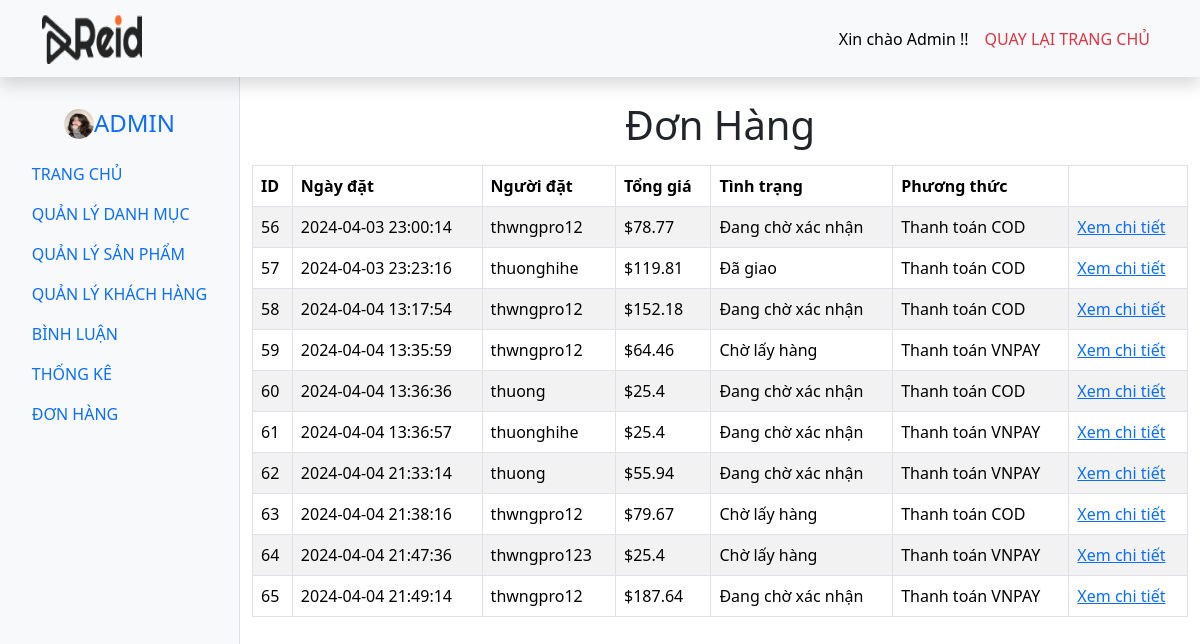
The page /admin/index.php?act=listdh on the database as committed earlier.
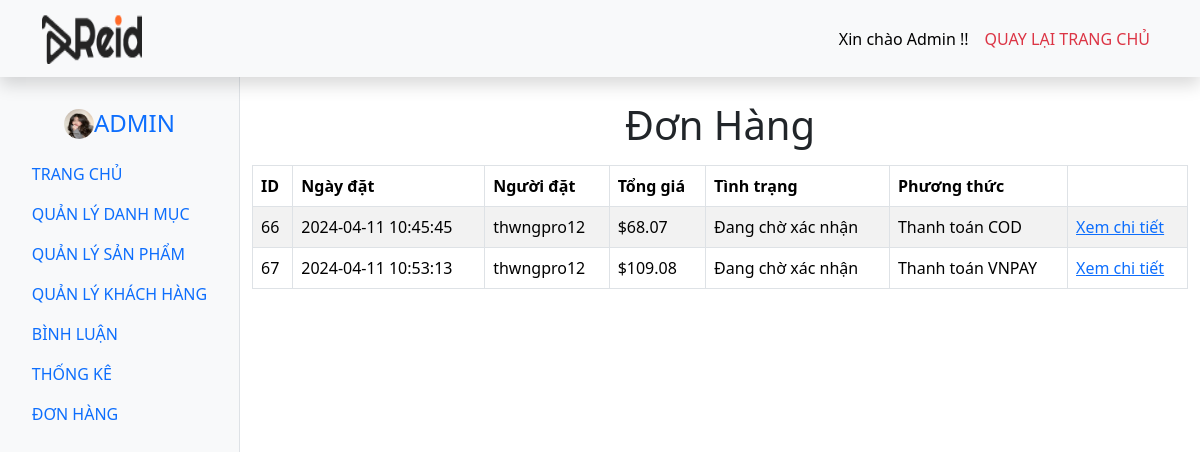
The same page on the database as committed later.
### tables this page shows
CREATE TABLE `orders` (
  `id` int(11) NOT NULL,
  `user_id` int(11) NOT NULL,
  `user_name` varchar(250) NOT NULL,
  `user_email` varchar(250) NOT NULL,
  `user_phone` varchar(250) NOT NULL,
  `user_address` varchar(250) NOT NULL,
  `total_bill` float NOT NULL,
  `status_delivery` int(11) NOT NULL COMMENT 'Trang thái vận chuyển đơn hàng: \r\nDưới đây đang lấy theo trạng thái của shopee.\r\n0: chờ xác nhận\r\n1: chờ lấy hàng\r\n2: chờ giao hàng\r\n3: đã giao\r\n-1: đã hủy\r\n',
  `status_payment` int(11) NOT NULL COMMENT 'Trạng thái thanh toán:\r\n0: chưa thanh toán\r\n1: đã thanh toán\r\n-1: đơn hàng đã hủy',
  `created_at` datetime NOT NULL DEFAULT current_timestamp() COMMENT 'ngày tạo đơn hàng',
  `updated_at` datetime NOT NULL DEFAULT current_timestamp() COMMENT 'ngày cập nhật cuối cùng'
);

### model/pdo.php (called while the page is built, shortened)
<?php
function pdo_get_connection()
{
    $servername = "mysql:host=localhost;dbname=duan1;charset=utf8";
    $username = "root";
    $password = "";
    $conn = new PDO($servername, $username, $password);
    $conn->setAttribute(PDO::ATTR_ERRMODE, PDO::ERRMODE_EXCEPTION);
    return $conn;
}
function pdo_query($sql)
{
    $sql_args = array_slice(func_get_args(), 1);
    try {
        $conn = pdo_get_connection();
        $stmt = $conn->prepare($sql);
        $stmt->execute($sql_args);
        $rows = $stmt->fetchAll();
        return $rows;
    } catch (PDOException $e) {
        throw $e;
    } finally {
        unset($conn);
    }
}

### model/cart.php (called while the page is built, shortened)
<?php
    function showAll2(){
        $sql = "SELECT `id`, `user_id`, `user_name`, `user_email`, `user_phone`, `user_address`, `total_bill`, `status_delivery`, `status_payment`, `created_at`, `updated_at` FROM `orders` WHERE 1"  ;
        $list = pdo_query($sql);
        return $list;
    }
?>

### admin/donhang/list.php (the view, shortened to what this page needs)
<div class="container pt-4" style="width: 80%">
        <h1 class="d-flex justify-content-center ">Đơn Hàng</h1>
        <table class="table table-hover table-bordered  mt-3 table-striped container ">
          <thead>
            <tr>
              <th>ID</th>
              <th >Ngày đặt</th>
              <th>Người đặt</th>
              <th>Tổng giá</th>
              <th>Tình trạng</th>
              <th>Phương thức</th>
              <th></th>
            </tr>
          </thead>
          <tbody>
            <?php
            foreach($listdh as $item){
              extract($item);
            ?>
               <tr>
                <td><?=$id?></td>
                <td><?=$created_at?></td>
                <td><?=$user_name?></td>
                <td>$<?=$total_bill?></td>
                <td>
                    <?php if($status_delivery==0){
                        echo"Đang chờ xác nhận";
                        }else if($status_delivery==1){
                        echo "Chờ lấy hàng";
                        }else if($status_delivery==2){
                        echo "Chờ giao hàng";
                        }else if($status_delivery==3){
                        echo "Đã giao";
                        }else if($status_delivery==-1){
                        echo "Đã huỷ";
                    }?>
                </td>
                <td><?php if($status_payment==0){
                            echo"Thanh toán COD";
                            }else if($status_payment==1){
                            echo "Thanh toán VNPAY";
                        }?>
                </td>
                <td><a href="index.php?act=suadh&id=<?=$id?>">Xem chi tiết</a></td>
            </tr>
            <?php
            }
            ?>
          </tbody>
        </table>
      </div>
    </div>

### admin/header.php (shortened to what this page needs)
<!DOCTYPE html>
<html lang="en">
  <head>
    <link rel="stylesheet" href="../lib/bootstrap.css" />
  </head>
  <body>
    <nav class="navbar navbar-expand-sm bg-light shadow">
      <div class="container">
        <a class="navbar-brand" href="#">
          <img
            src="../image/logo/logo.png"
            alt="Logo"
            width="100"
            height="50"
            class="d-inline-block align-text-top"
          />
        </a>
        <ul class="navbar-nav">
          <li class="nav-item">
            <a class="nav-link active" aria-current="page" href="#"
              >Xin chào Admin !!</a
            >
          </li>
          <li class="nav-item">
            <a class="nav-link text-danger" href="../view/index.php">QUAY LẠI TRANG CHỦ</a>
          </li>
        </ul>
      </div>
    </nav>
    <div class="d-flex">
      <div
        class="bg-light border-end"
        style="width: 20%; height: calc(100vh - 2px)"
      >
      <div class="d-flex  justify-content-center ">
        <ul class="nav flex-column pt-4  ">
          <li class="nav-item">
            <a class="nav-link d-flex justify-content-center"><img src="../image/khachhang1.jpg" class="rounded-circle" width="30px" height="30px" alt=""><h4>ADMIN</h2></a>
          </li>
          <li class="nav-item fw-medium">
            <a class="nav-link" href="index.php">TRANG CHỦ</a>
          </li>
          <li class="nav-item fw-medium">
            <a class="nav-link" href="index.php?act=listdm">QUẢN LÝ DANH MỤC</a>
          </li>
          <li class="nav-item fw-medium ">
            <a class="nav-link"  href="index.php?act=listsp">QUẢN LÝ SẢN PHẨM</a>
          </li>
          <li class="nav-item fw-medium">
            <a class="nav-link"  href="index.php?act=listkh">QUẢN LÝ KHÁCH HÀNG</a>
          </li>
          <li class="nav-item fw-medium ">
            <a class="nav-link"  href="index.php?act=listbl">BÌNH LUẬN</a>
          </li>
          <li class="nav-item fw-medium">
            <a class="nav-link"  href="index.php?act=listtk">THỐNG KÊ</a>
          </li>
          <li class="nav-item fw-medium">
            <a class="nav-link"  href="index.php?act=listdh">ĐƠN HÀNG</a>
          </li>
        </ul>
      </div>
      </div>

### admin/index.php (shortened to what this page needs)
<?php
include '../model/pdo.php';
include './header.php';
include '../model/cart.php';
if(isset($_GET['act'])){
    $act=$_GET['act'];
   switch ($act) {
               case 'listdh':
                  $listdh = showAll2();
                  include './donhang/list.php';
                  break;
   }
}
include './footer.php';
?>

Rows that differ between the two databases and show on the page:
removed orders: id "56", created_at "2024-04-03 23:00:14", user_name "thwngpro12", total_bill "78.77", status_delivery "Đang chờ xác nhận", status_payment "Thanh toán COD"
removed orders: id "57", created_at "2024-04-03 23:23:16", user_name "thuonghihe", total_bill "119.81", status_delivery "Đã giao", status_payment "Thanh toán COD"
removed orders: id "58", created_at "2024-04-04 13:17:54", user_name "thwngpro12", total_bill "152.18", status_delivery "Đang chờ xác nhận", status_payment "Thanh toán COD"
removed orders: id "59", created_at "2024-04-04 13:35:59", user_name "thwngpro12", total_bill "64.46", status_delivery "Chờ lấy hàng", status_payment "Thanh toán VNPAY"
removed orders: id "60", created_at "2024-04-04 13:36:36", user_name "thuong", total_bill "25.4", status_delivery "Đang chờ xác nhận", status_payment "Thanh toán COD"
removed orders: id "61", created_at "2024-04-04 13:36:57", user_name "thuonghihe", total_bill "25.4", status_delivery "Đang chờ xác nhận", status_payment "Thanh toán VNPAY"
removed orders: id "62", created_at "2024-04-04 21:33:14", user_name "thuong", total_bill "55.94", status_delivery "Đang chờ xác nhận", status_payment "Thanh toán VNPAY"
removed orders: id "63", created_at "2024-04-04 21:38:16", user_name "thwngpro12", total_bill "79.67", status_delivery "Chờ lấy hàng", status_payment "Thanh toán COD"
removed orders: id "64", created_at "2024-04-04 21:47:36", user_name "thwngpro123", total_bill "25.4", status_delivery "Chờ lấy hàng", status_payment "Thanh toán VNPAY"
removed orders: id "65", created_at "2024-04-04 21:49:14", user_name "thwngpro12", total_bill "187.64", status_delivery "Đang chờ xác nhận", status_payment "Thanh toán VNPAY"
added orders: id "66", created_at "2024-04-11 10:45:45", user_name "thwngpro12", total_bill "68.07", status_delivery "Đang chờ xác nhận", status_payment "Thanh toán COD"
added orders: id "67", created_at "2024-04-11 10:53:13", user_name "thwngpro12", total_bill "109.08", status_delivery "Đang chờ xác nhận", status_payment "Thanh toán VNPAY"
